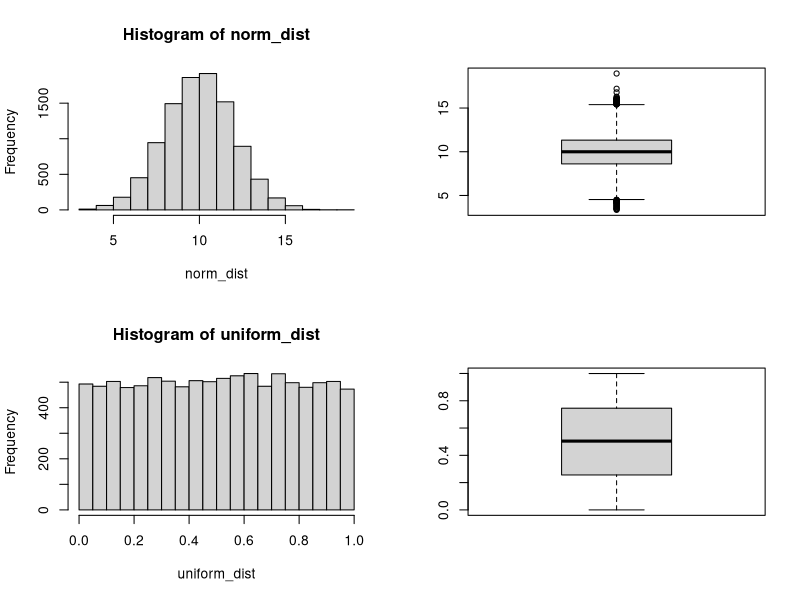

Source code (R):


# create a new plotting window and set the plotting area into a 2*2 array
par(mfrow=c(2,2))

#normal dist
norm_dist <- rnorm(10000, mean=10, sd=2)
hist(norm_dist)
boxplot(norm_dist)

#uniform distribution
uniform_dist <- runif(10000)
hist(uniform_dist)
boxplot(uniform_dist)
